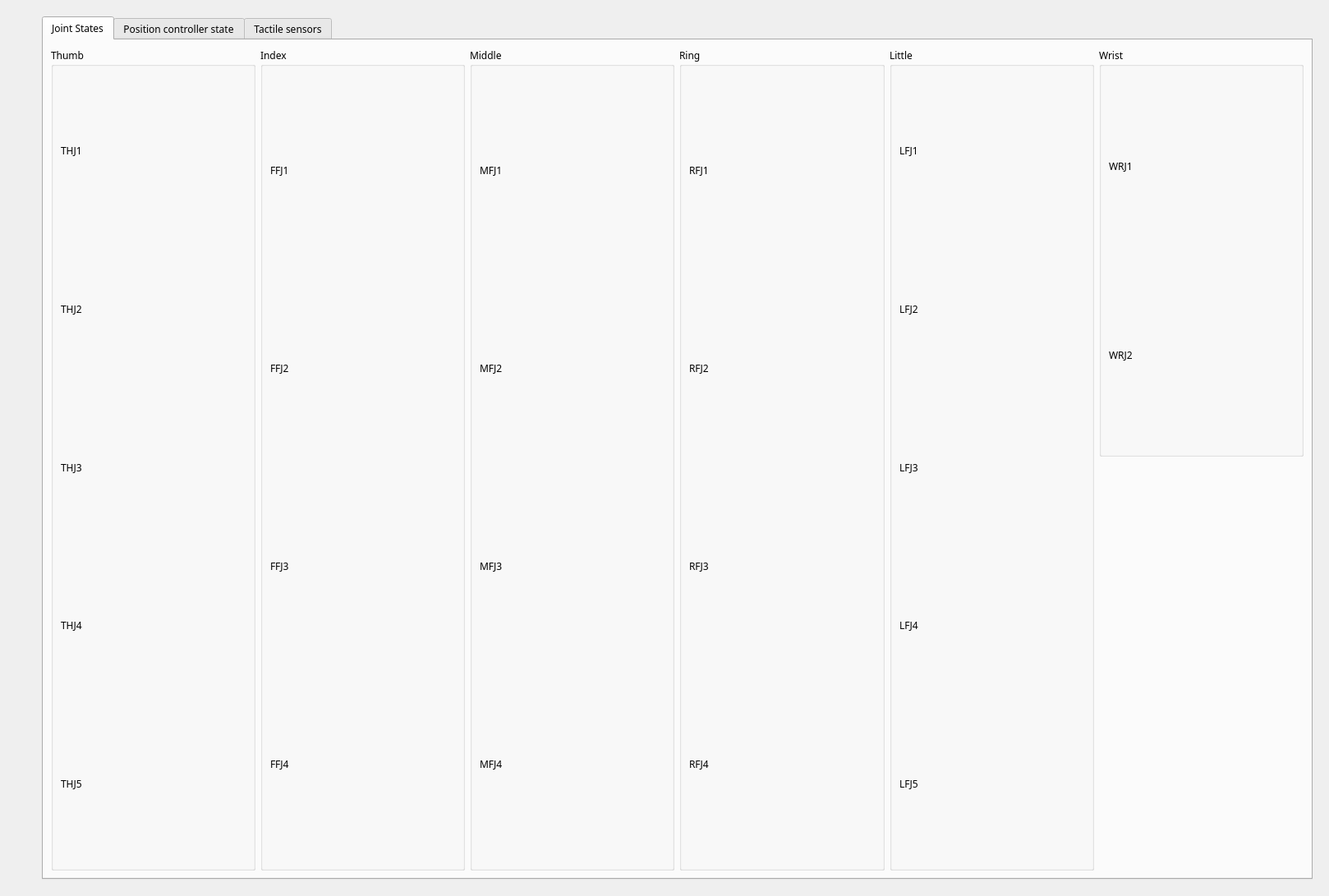
<?xml version="1.0" encoding="UTF-8"?>
<ui version="4.0">
 <class>Form</class>
 <widget class="QWidget" name="Form">
  <property name="geometry">
   <rect>
    <x>0</x>
    <y>0</y>
    <width>1618</width>
    <height>1091</height>
   </rect>
  </property>
  <property name="font">
   <font>
    <family>Sans Serif</family>
    <italic>false</italic>
   </font>
  </property>
  <property name="focusPolicy">
   <enum>Qt::NoFocus</enum>
  </property>
  <property name="windowTitle">
   <string>Dexterous Hand Data Visualizer</string>
  </property>
  <layout class="QGridLayout" name="gridLayout_3">
   <item row="0" column="0">
    <layout class="QGridLayout" name="gridLayout">
     <item row="0" column="1">
      <widget class="QWidget" name="right" native="true">
       <property name="sizePolicy">
        <sizepolicy hsizetype="Preferred" vsizetype="Preferred">
         <horstretch>2</horstretch>
         <verstretch>0</verstretch>
        </sizepolicy>
       </property>
       <layout class="QGridLayout" name="gridLayout_4">
        <item row="0" column="0">
         <widget class="QTabWidget" name="tabWidget">
          <property name="currentIndex">
           <number>0</number>
          </property>
          <widget class="QWidget" name="tab_4">
           <attribute name="title">
            <string>Joint States</string>
           </attribute>
           <layout class="QGridLayout" name="gridLayout_11">
            <item row="0" column="0" rowspan="2">
             <widget class="QGroupBox" name="groupBox_2">
              <property name="title">
               <string>Thumb</string>
              </property>
              <layout class="QGridLayout" name="gridLayout_5">
               <item row="0" column="0">
                <widget class="QLabel" name="label_7">
                 <property name="text">
                  <string>THJ1</string>
                 </property>
                </widget>
               </item>
               <item row="1" column="0">
                <layout class="QVBoxLayout" name="j17_layout"/>
               </item>
               <item row="2" column="0">
                <widget class="QLabel" name="label_8">
                 <property name="text">
                  <string>THJ2</string>
                 </property>
                </widget>
               </item>
               <item row="3" column="0">
                <layout class="QVBoxLayout" name="j18_layout"/>
               </item>
               <item row="4" column="0">
                <widget class="QLabel" name="label_9">
                 <property name="text">
                  <string>THJ3</string>
                 </property>
                </widget>
               </item>
               <item row="5" column="0">
                <layout class="QVBoxLayout" name="j19_layout"/>
               </item>
               <item row="6" column="0">
                <widget class="QLabel" name="label_10">
                 <property name="text">
                  <string>THJ4</string>
                 </property>
                </widget>
               </item>
               <item row="7" column="0">
                <layout class="QVBoxLayout" name="j20_layout"/>
               </item>
               <item row="8" column="0">
                <widget class="QLabel" name="label_27">
                 <property name="text">
                  <string>THJ5</string>
                 </property>
                </widget>
               </item>
               <item row="9" column="0">
                <layout class="QVBoxLayout" name="j21_layout"/>
               </item>
              </layout>
             </widget>
            </item>
            <item row="0" column="1" rowspan="2">
             <widget class="QGroupBox" name="groupBox_3">
              <property name="title">
               <string>Index</string>
              </property>
              <layout class="QGridLayout" name="gridLayout_6">
               <item row="0" column="0">
                <widget class="QLabel" name="label_11">
                 <property name="text">
                  <string>FFJ1</string>
                 </property>
                </widget>
               </item>
               <item row="1" column="0">
                <layout class="QVBoxLayout" name="j0_layout"/>
               </item>
               <item row="2" column="0">
                <widget class="QLabel" name="label_12">
                 <property name="text">
                  <string>FFJ2</string>
                 </property>
                </widget>
               </item>
               <item row="3" column="0">
                <layout class="QVBoxLayout" name="j1_layout"/>
               </item>
               <item row="4" column="0">
                <widget class="QLabel" name="label_13">
                 <property name="text">
                  <string>FFJ3</string>
                 </property>
                </widget>
               </item>
               <item row="5" column="0">
                <layout class="QVBoxLayout" name="j2_layout"/>
               </item>
               <item row="6" column="0">
                <widget class="QLabel" name="label_14">
                 <property name="text">
                  <string>FFJ4</string>
                 </property>
                </widget>
               </item>
               <item row="7" column="0">
                <layout class="QVBoxLayout" name="j3_layout"/>
               </item>
              </layout>
             </widget>
            </item>
            <item row="0" column="2" rowspan="2">
             <widget class="QGroupBox" name="groupBox_4">
              <property name="title">
               <string>Middle</string>
              </property>
              <layout class="QGridLayout" name="gridLayout_7">
               <item row="0" column="0">
                <widget class="QLabel" name="label_15">
                 <property name="text">
                  <string>MFJ1</string>
                 </property>
                </widget>
               </item>
               <item row="1" column="0">
                <layout class="QVBoxLayout" name="j9_layout"/>
               </item>
               <item row="2" column="0">
                <widget class="QLabel" name="label_16">
                 <property name="text">
                  <string>MFJ2</string>
                 </property>
                </widget>
               </item>
               <item row="3" column="0">
                <layout class="QVBoxLayout" name="j10_layout"/>
               </item>
               <item row="4" column="0">
                <widget class="QLabel" name="label_17">
                 <property name="text">
                  <string>MFJ3</string>
                 </property>
                </widget>
               </item>
               <item row="5" column="0">
                <layout class="QVBoxLayout" name="j11_layout"/>
               </item>
               <item row="6" column="0">
                <widget class="QLabel" name="label_18">
                 <property name="text">
                  <string>MFJ4</string>
                 </property>
                </widget>
               </item>
               <item row="7" column="0">
                <layout class="QVBoxLayout" name="j12_layout"/>
               </item>
              </layout>
             </widget>
            </item>
            <item row="0" column="3" rowspan="2">
             <widget class="QGroupBox" name="groupBox_5">
              <property name="title">
               <string>Ring</string>
              </property>
              <layout class="QGridLayout" name="gridLayout_8">
               <item row="0" column="0">
                <widget class="QLabel" name="label_19">
                 <property name="text">
                  <string>RFJ1</string>
                 </property>
                </widget>
               </item>
               <item row="1" column="0">
                <layout class="QVBoxLayout" name="j13_layout"/>
               </item>
               <item row="2" column="0">
                <widget class="QLabel" name="label_20">
                 <property name="text">
                  <string>RFJ2</string>
                 </property>
                </widget>
               </item>
               <item row="3" column="0">
                <layout class="QVBoxLayout" name="j14_layout"/>
               </item>
               <item row="4" column="0">
                <widget class="QLabel" name="label_21">
                 <property name="text">
                  <string>RFJ3</string>
                 </property>
                </widget>
               </item>
               <item row="5" column="0">
                <layout class="QVBoxLayout" name="j15_layout"/>
               </item>
               <item row="6" column="0">
                <widget class="QLabel" name="label_22">
                 <property name="text">
                  <string>RFJ4</string>
                 </property>
                </widget>
               </item>
               <item row="7" column="0">
                <layout class="QVBoxLayout" name="j16_layout"/>
               </item>
              </layout>
             </widget>
            </item>
            <item row="0" column="4" rowspan="2">
             <widget class="QGroupBox" name="groupBox_6">
              <property name="title">
               <string>Little</string>
              </property>
              <layout class="QGridLayout" name="gridLayout_9">
               <item row="0" column="0">
                <widget class="QLabel" name="label_23">
                 <property name="text">
                  <string>LFJ1</string>
                 </property>
                </widget>
               </item>
               <item row="1" column="0">
                <layout class="QVBoxLayout" name="j4_layout"/>
               </item>
               <item row="2" column="0">
                <widget class="QLabel" name="label_24">
                 <property name="text">
                  <string>LFJ2</string>
                 </property>
                </widget>
               </item>
               <item row="3" column="0">
                <layout class="QVBoxLayout" name="j5_layout"/>
               </item>
               <item row="4" column="0">
                <widget class="QLabel" name="label_25">
                 <property name="text">
                  <string>LFJ3</string>
                 </property>
                </widget>
               </item>
               <item row="5" column="0">
                <layout class="QVBoxLayout" name="j6_layout"/>
               </item>
               <item row="6" column="0">
                <widget class="QLabel" name="label_26">
                 <property name="text">
                  <string>LFJ4</string>
                 </property>
                </widget>
               </item>
               <item row="7" column="0">
                <layout class="QVBoxLayout" name="j7_layout"/>
               </item>
               <item row="8" column="0">
                <widget class="QLabel" name="label_28">
                 <property name="text">
                  <string>LFJ5</string>
                 </property>
                </widget>
               </item>
               <item row="9" column="0">
                <layout class="QVBoxLayout" name="j8_layout"/>
               </item>
              </layout>
             </widget>
            </item>
            <item row="0" column="5">
             <widget class="QGroupBox" name="groupBox_7">
              <property name="title">
               <string>Wrist</string>
              </property>
              <layout class="QGridLayout" name="gridLayout_10">
               <item row="1" column="0">
                <layout class="QVBoxLayout" name="j22_layout"/>
               </item>
               <item row="0" column="0">
                <widget class="QLabel" name="label_29">
                 <property name="text">
                  <string>WRJ1</string>
                 </property>
                </widget>
               </item>
               <item row="2" column="0">
                <widget class="QLabel" name="label_30">
                 <property name="text">
                  <string>WRJ2</string>
                 </property>
                </widget>
               </item>
               <item row="3" column="0">
                <layout class="QVBoxLayout" name="j23_layout"/>
               </item>
              </layout>
             </widget>
            </item>
           </layout>
          </widget>
          <widget class="QWidget" name="tab_5">
           <attribute name="title">
            <string>Position controller state</string>
           </attribute>
          </widget>
          <widget class="QWidget" name="tab_6">
           <attribute name="title">
            <string>Tactile sensors</string>
           </attribute>
           <widget class="QGroupBox" name="groupBox_15">
            <property name="geometry">
             <rect>
              <x>10</x>
              <y>10</y>
              <width>714</width>
              <height>361</height>
             </rect>
            </property>
            <property name="font">
             <font>
              <pointsize>8</pointsize>
             </font>
            </property>
            <property name="title">
             <string>biotac_0</string>
            </property>
            <layout class="QGridLayout" name="gridLayout_71">
             <item row="0" column="0">
              <layout class="QVBoxLayout" name="biotac_0_layout_2"/>
             </item>
            </layout>
           </widget>
           <widget class="QGroupBox" name="groupBox_16">
            <property name="geometry">
             <rect>
              <x>10</x>
              <y>380</y>
              <width>714</width>
              <height>361</height>
             </rect>
            </property>
            <property name="font">
             <font>
              <pointsize>8</pointsize>
             </font>
            </property>
            <property name="title">
             <string>biotac_1</string>
            </property>
            <layout class="QGridLayout" name="gridLayout_72">
             <item row="0" column="0">
              <layout class="QVBoxLayout" name="biotac_1_layout_2"/>
             </item>
            </layout>
           </widget>
           <widget class="QGroupBox" name="groupBox_17">
            <property name="geometry">
             <rect>
              <x>10</x>
              <y>750</y>
              <width>1434</width>
              <height>361</height>
             </rect>
            </property>
            <property name="font">
             <font>
              <pointsize>8</pointsize>
             </font>
            </property>
            <property name="title">
             <string>biotacs pressure ac</string>
            </property>
            <layout class="QGridLayout" name="gridLayout_73">
             <item row="0" column="0">
              <layout class="QVBoxLayout" name="biotacs_pac_layout_2"/>
             </item>
            </layout>
           </widget>
           <widget class="QGroupBox" name="groupBox_18">
            <property name="geometry">
             <rect>
              <x>730</x>
              <y>10</y>
              <width>714</width>
              <height>361</height>
             </rect>
            </property>
            <property name="font">
             <font>
              <pointsize>8</pointsize>
             </font>
            </property>
            <property name="title">
             <string>biotac_2</string>
            </property>
            <layout class="QGridLayout" name="gridLayout_74">
             <item row="0" column="0">
              <layout class="QVBoxLayout" name="biotac_2_layout_2"/>
             </item>
            </layout>
           </widget>
           <widget class="QGroupBox" name="groupBox_19">
            <property name="geometry">
             <rect>
              <x>740</x>
              <y>380</y>
              <width>714</width>
              <height>362</height>
             </rect>
            </property>
            <property name="font">
             <font>
              <pointsize>8</pointsize>
             </font>
            </property>
            <property name="title">
             <string>biotac_3</string>
            </property>
            <layout class="QGridLayout" name="gridLayout_75">
             <item row="0" column="0">
              <layout class="QVBoxLayout" name="biotac_3_layout_2"/>
             </item>
            </layout>
           </widget>
           <widget class="QGroupBox" name="groupBox_20">
            <property name="geometry">
             <rect>
              <x>1460</x>
              <y>10</y>
              <width>714</width>
              <height>362</height>
             </rect>
            </property>
            <property name="font">
             <font>
              <pointsize>8</pointsize>
             </font>
            </property>
            <property name="title">
             <string>biotac_4</string>
            </property>
            <layout class="QGridLayout" name="gridLayout_76">
             <item row="0" column="0">
              <layout class="QVBoxLayout" name="biotac_4_layout_2"/>
             </item>
            </layout>
           </widget>
           <widget class="QGroupBox" name="groupBox_21">
            <property name="geometry">
             <rect>
              <x>1460</x>
              <y>380</y>
              <width>714</width>
              <height>1096</height>
             </rect>
            </property>
            <property name="font">
             <font>
              <pointsize>8</pointsize>
             </font>
            </property>
            <property name="title">
             <string>biotacs temperature ac</string>
            </property>
            <layout class="QGridLayout" name="gridLayout_77">
             <item row="0" column="0">
              <layout class="QVBoxLayout" name="biotacs_tac_layout_2"/>
             </item>
            </layout>
           </widget>
           <widget class="QGroupBox" name="groupBox_22">
            <property name="geometry">
             <rect>
              <x>0</x>
              <y>1120</y>
              <width>1434</width>
              <height>361</height>
             </rect>
            </property>
            <property name="font">
             <font>
              <pointsize>8</pointsize>
             </font>
            </property>
            <property name="title">
             <string>biotacs pressure dc</string>
            </property>
            <layout class="QGridLayout" name="gridLayout_78">
             <item row="0" column="0">
              <layout class="QVBoxLayout" name="biotacs_pdc_layout_2"/>
             </item>
            </layout>
           </widget>
          </widget>
         </widget>
        </item>
       </layout>
      </widget>
     </item>
     <item row="0" column="0">
      <widget class="QWidget" name="left" native="true">
       <property name="sizePolicy">
        <sizepolicy hsizetype="Preferred" vsizetype="Preferred">
         <horstretch>0</horstretch>
         <verstretch>0</verstretch>
        </sizepolicy>
       </property>
       <layout class="QGridLayout" name="gridLayout_2">
        <item row="0" column="0">
         <layout class="QVBoxLayout" name="verticalLayout_2">
          <item>
           <widget class="QLabel" name="label_6">
            <property name="sizePolicy">
             <sizepolicy hsizetype="Maximum" vsizetype="Preferred">
              <horstretch>0</horstretch>
              <verstretch>0</verstretch>
             </sizepolicy>
            </property>
            <property name="maximumSize">
             <size>
              <width>275</width>
              <height>16777215</height>
             </size>
            </property>
            <property name="text">
             <string/>
            </property>
            <property name="pixmap">
             <pixmap>Shadow-Logo.png</pixmap>
            </property>
            <property name="alignment">
             <set>Qt::AlignLeading|Qt::AlignLeft|Qt::AlignTop</set>
            </property>
           </widget>
          </item>
          <item>
           <layout class="QVBoxLayout" name="scene_layout_2">
            <property name="spacing">
             <number>0</number>
            </property>
           </layout>
          </item>
         </layout>
        </item>
       </layout>
      </widget>
     </item>
    </layout>
   </item>
  </layout>
 </widget>
 <resources/>
 <connections/>
</ui>
